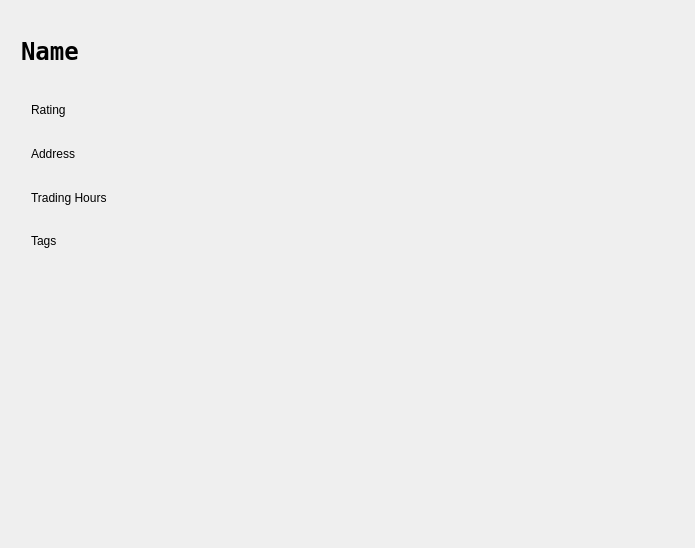
<?xml version="1.0" encoding="UTF-8"?>
<ui version="4.0">
 <class>WizardPage</class>
 <widget class="QWizardPage" name="WizardPage">
  <property name="geometry">
   <rect>
    <x>0</x>
    <y>0</y>
    <width>695</width>
    <height>548</height>
   </rect>
  </property>
  <property name="windowTitle">
   <string>Name of Restaurant</string>
  </property>
  <layout class="QGridLayout" name="gridLayout">
   <item row="0" column="1">
    <widget class="QWidget" name="restaurant_other" native="true">
     <zorder>restaurant_info</zorder>
     <zorder>restaurant_info</zorder>
     <zorder>restaurant_info</zorder>
    </widget>
   </item>
   <item row="0" column="0">
    <widget class="QWidget" name="restaurant_info" native="true">
     <property name="sizePolicy">
      <sizepolicy hsizetype="Preferred" vsizetype="Preferred">
       <horstretch>0</horstretch>
       <verstretch>0</verstretch>
      </sizepolicy>
     </property>
     <property name="maximumSize">
      <size>
       <width>100000</width>
       <height>10000</height>
      </size>
     </property>
     <widget class="QLabel" name="restaurant_name">
      <property name="geometry">
       <rect>
        <x>10</x>
        <y>10</y>
        <width>321</width>
        <height>61</height>
       </rect>
      </property>
      <property name="font">
       <font>
        <family>DejaVu Sans Mono</family>
        <pointsize>18</pointsize>
        <weight>75</weight>
        <bold>true</bold>
       </font>
      </property>
      <property name="autoFillBackground">
       <bool>true</bool>
      </property>
      <property name="styleSheet">
       <string notr="true"/>
      </property>
      <property name="text">
       <string>&lt;html&gt;&lt;head/&gt;&lt;body&gt;&lt;p&gt;&lt;span style=&quot; font-weight:600;&quot;&gt;Name&lt;/span&gt;&lt;/p&gt;&lt;/body&gt;&lt;/html&gt;</string>
      </property>
      <property name="scaledContents">
       <bool>false</bool>
      </property>
     </widget>
     <widget class="QWidget" name="">
      <property name="geometry">
       <rect>
        <x>20</x>
        <y>80</y>
        <width>281</width>
        <height>169</height>
       </rect>
      </property>
      <layout class="QVBoxLayout" name="verticalLayout">
       <item>
        <widget class="QLabel" name="rating">
         <property name="text">
          <string>Rating</string>
         </property>
        </widget>
       </item>
       <item>
        <widget class="QLabel" name="address">
         <property name="text">
          <string>Address</string>
         </property>
        </widget>
       </item>
       <item>
        <widget class="QLabel" name="trading_hours">
         <property name="text">
          <string>Trading Hours</string>
         </property>
        </widget>
       </item>
       <item>
        <widget class="QLabel" name="tags">
         <property name="text">
          <string>Tags</string>
         </property>
        </widget>
       </item>
      </layout>
     </widget>
     <zorder>restaurant_name</zorder>
     <zorder>rating</zorder>
     <zorder>address</zorder>
     <zorder>trading_hours</zorder>
     <zorder>trading_hours</zorder>
     <zorder>rating</zorder>
     <zorder>address</zorder>
    </widget>
   </item>
  </layout>
 </widget>
 <resources/>
 <connections/>
</ui>
